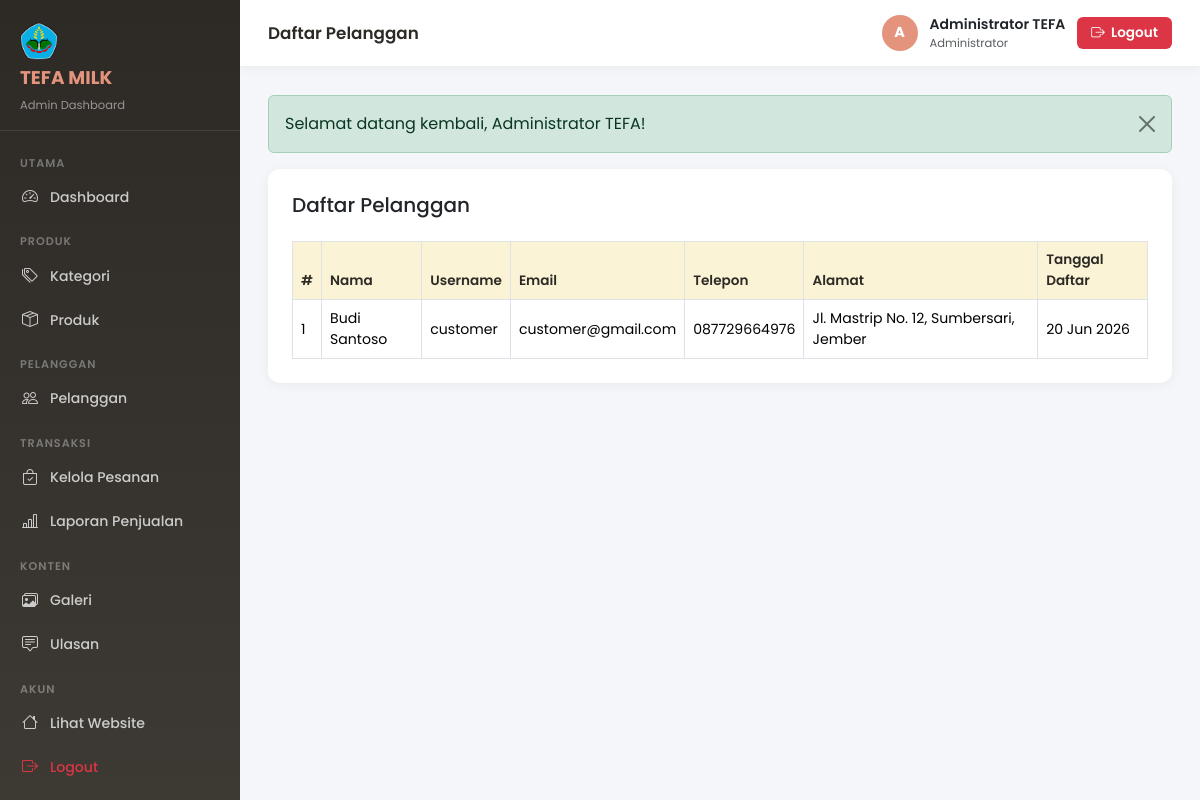
The page /admin/customers (signed in) on the database its author committed.
### tables this page shows
CREATE TABLE IF NOT EXISTS users (
    id INT AUTO_INCREMENT PRIMARY KEY,
    username VARCHAR(50) NOT NULL UNIQUE,
    email VARCHAR(100) NOT NULL UNIQUE,
    password VARCHAR(255) NOT NULL,
    name VARCHAR(100) NOT NULL,
    phone VARCHAR(20) DEFAULT NULL,
    address TEXT DEFAULT NULL,
    role ENUM('customer', 'admin') DEFAULT 'customer',
    created_at TIMESTAMP DEFAULT CURRENT_TIMESTAMP
);

### app/Controllers/AdminController.php (called while the page is built, shortened)
<?php
class AdminController extends Controller {
    private $userModel;
    public function __construct() {
        $this->userModel     = $this->model('UserModel');
    }
    public function customers() {
        $data['title']     = 'Admin – Pelanggan';
        $data['pageTitle'] = 'Daftar Pelanggan';
        $data['customers'] = $this->userModel->getAllCustomers();
        $this->view('admin/customers', $data);
    }
}

### core/App.php (called while the page is built, shortened)
<?php
class App {
    protected $method = 'index';
    protected $params = [];
    public function __construct() {
        $url = $this->parseURL();
        if (isset($url[0]) && !empty($url[0])) {
            $controllerName = ucfirst($url[0]) . 'Controller';
            $controllerFile = '../app/Controllers/' . $controllerName . '.php';
            if (file_exists($controllerFile)) {
                unset($url[0]);
            }
        }
        $this->controller = new $this->controller;
        if (isset($url[1]) && !empty($url[1])) {
            if (method_exists($this->controller, $url[1])) {
                $this->method = $url[1];
            }
        }
        call_user_func_array([$this->controller, $this->method], $this->params);
    }
    public function parseURL() {
        if (isset($_GET['url'])) {
            $url = rtrim($_GET['url'], '/');
            $url = filter_var($url, FILTER_SANITIZE_URL);
            $url = explode('/', $url);
            return $url;
        }
        return [];
    }
}

### public/index.php (called while the page is built, shortened)
<?php
require_once '../core/Helper.php';
require_once '../core/App.php';
require_once '../core/Controller.php';
require_once '../core/Database.php';
$app = new App();

### core/Database.php (called while the page is built, shortened)
<?php
class Database {
    private $host = DB_HOST;
    private $user = DB_USER;
    private $pass = DB_PASS;
    private $db_name = DB_NAME;
    private $dbh;
    private $stmt;
    public function __construct() {
        $dsn = 'mysql:host=' . $this->host . ';dbname=' . $this->db_name;
        $options = [
            PDO::ATTR_PERSISTENT => true,
            PDO::ATTR_ERRMODE => PDO::ERRMODE_EXCEPTION,
            PDO::ATTR_DEFAULT_FETCH_MODE => PDO::FETCH_ASSOC
        ];
        try {
            $this->dbh = new PDO($dsn, $this->user, $this->pass, $options);
        } catch(PDOException $e) {
            die("Database Connection Error: " . $e->getMessage());
        }
    }
    public function query($sql) {
        $this->stmt = $this->dbh->prepare($sql);
    }
    public function execute() {
        return $this->stmt->execute();
    }
    public function resultSet() {
        $this->execute();
        return $this->stmt->fetchAll();
    }
}

### app/Models/UserModel.php (called while the page is built, shortened)
<?php
class UserModel {
    private $db;
    public function __construct() {
        $this->db = new Database();
    }
    public function getAllCustomers() {
        $this->db->query("SELECT * FROM users WHERE role = 'customer' ORDER BY created_at DESC");
        return $this->db->resultSet();
    }
}

### views/admin/customers.php (the view, shortened to what this page needs)
<?php require_once '../views/templates/admin_header.php'; ?>
<div class="container-fluid px-0">
    <div class="admin-table p-4">
        <h5 class="mb-4">Daftar Pelanggan</h5>
        <div class="table-responsive">
            <table class="table table-bordered align-middle mb-0">
                <thead>
                    <tr>
                        <th>#</th>
                        <th>Nama</th>
                        <th>Username</th>
                        <th>Email</th>
                        <th>Telepon</th>
                        <th>Alamat</th>
                        <th>Tanggal Daftar</th>
                    </tr>
                </thead>
                <tbody>
                    <?php if (!empty($customers)): ?>
                        <?php foreach ($customers as $index => $customer): ?>
                            <tr>
                                <td><?= $index + 1; ?></td>
                                <td><?= htmlspecialchars($customer['name']); ?></td>
                                <td><?= htmlspecialchars($customer['username']); ?></td>
                                <td><?= htmlspecialchars($customer['email']); ?></td>
                                <td><?= htmlspecialchars($customer['phone'] ?? '-'); ?></td>
                                <td><?= htmlspecialchars($customer['address'] ?? '-'); ?></td>
                                <td><?= date('d M Y', strtotime($customer['created_at'])); ?></td>
                            </tr>
                        <?php endforeach; ?>
                    <?php else: ?>
                        <tr>
                            <td colspan="7" class="text-center text-muted">Belum ada pelanggan terdaftar.</td>
                        </tr>
                    <?php endif; ?>
                </tbody>
            </table>
        </div>
    </div>
</div>
<?php require_once '../views/templates/admin_footer.php'; ?>

### views/templates/admin_header.php (style rules this page uses)
* { font-family: 'Poppins', sans-serif; box-sizing: border-box; }
body { background: #f4f6f9; margin: 0; }
.admin-table { background: white; border-radius: 12px; overflow: hidden; box-shadow: 0 2px 12px rgba(0,0,0,0.05); }
.admin-table th { background: #FAF3D6; color: #2d2a26; font-weight: 600; font-size: 0.85rem; }
.admin-table td { vertical-align: middle; font-size: 0.88rem; }

### rows shown on the page
users: name "Budi Santoso", username "customer", email "customer@gmail.com", phone "087729664976", address "Jl. Mastrip No. 12, Sumbersari, Jember", created_at "20 Jun 2026"

### other values the page prints
$pageTitle "Daftar Pelanggan"
substr(Helper::getUserName(), 0, 1) "A"
Helper::getUserName() "Administrator TEFA"
$pesan "Selamat datang kembali, Administrator TEFA!"
